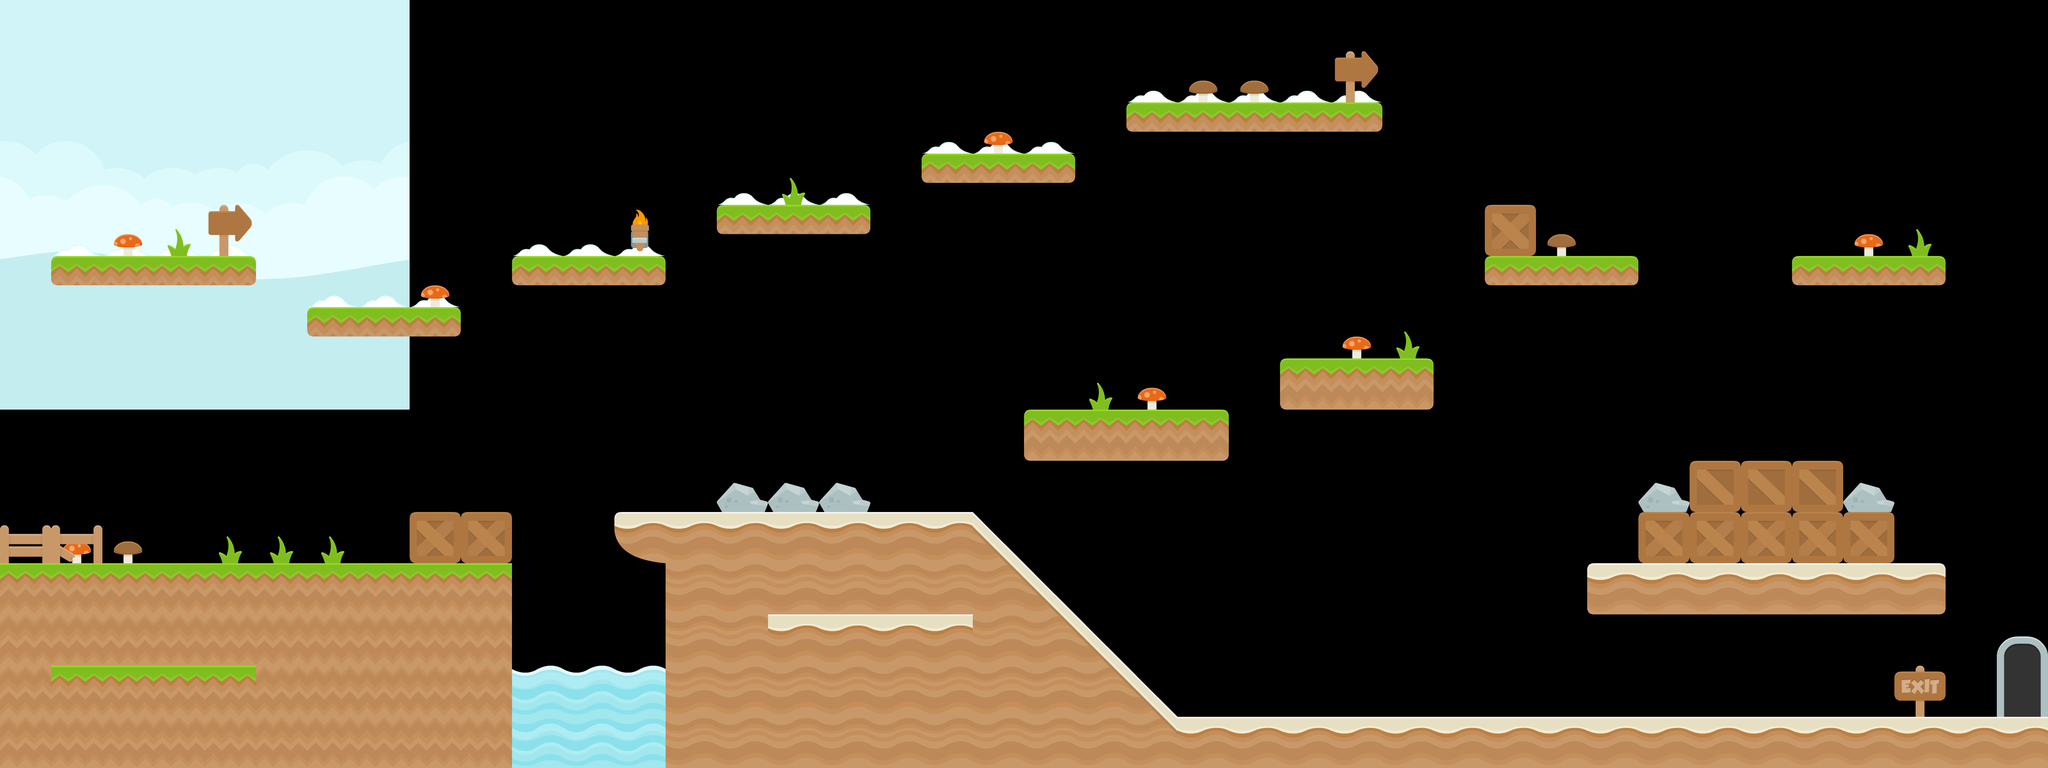

A 2D game scene composited from a Tiled map and its tileset images. What follows is a short description and the map's XML, with each tile layer's data collapsed to a summary:
An orthogonal 40x15 tile map with 128x128 px tiles, 2 tile layers (back, front), 2 tilesets, 1 image layer and 22 objects (mainPlayer).

<map version="1.0" tiledversion="1.0.3" orientation="orthogonal" renderorder="right-down" width="40" height="15" tilewidth="128" tileheight="128" nextobjectid="35">
 <tileset firstgid="1" source="ground.tsx" />
 <tileset firstgid="129" source="object.tsx" />
 <imagelayer name="background">
  <image source="../img/blue_land.png" width="1024" height="1024" />
  <properties>
   <property name="ratio" type="float" value="0.25" />
  </properties>
 </imagelayer>
 <layer name="back" width="40" height="15">
  <data>[600 cells, 239 non-empty, 30 distinct tile ids]</data>
 </layer>
 <objectgroup name="entity">
  <object id="34" name="mainPlayer" x="256" y="256" width="128" height="200">
   <properties>
    <property name="framewidth" value="128" />
    <property name="image" value="bob" />
   </properties>
  </object>
 </objectgroup>
 <layer name="front" width="40" height="15">
  <data>[600 cells, 80 non-empty, 15 distinct tile ids]</data>
 </layer>
 <objectgroup name="collision">
  <object id="1" x="4" y="4">
   <polyline points="0,0 0,1904 5116,1916 5112,-4 16,0" />
  </object>
  <object id="2" x="1280" y="648" width="384" height="56" />
  <object id="6" x="132" y="644" width="508" height="60" />
  <object id="7" x="776" y="776" width="368" height="60" />
  <object id="8" x="1800" y="516" width="372" height="64" />
  <object id="10" x="2312" y="380" width="368" height="76" />
  <object id="12" x="2816" y="260" width="636" height="68" />
  <object id="13" x="3204" y="904" width="376" height="120" />
  <object id="14" x="2568" y="1032" width="500" height="120" />
  <object id="15" x="3716" y="644" width="384" height="68" />
  <object id="16" x="3716" y="516" width="120" height="124" />
  <object id="17" x="4484" y="644" width="380" height="68" />
  <object id="19" x="4228" y="1148" width="376" height="128" />
  <object id="21" x="3980" y="1404" width="880" height="132" />
  <object id="22" x="12" y="1412" width="1272" height="496" />
  <object id="24" x="1020" y="1288" width="256" height="120" />
  <object id="25" x="1540" y="1280" width="116" height="124" />
  <object id="26" x="1672" y="1280" width="752" height="640" />
  <object id="27" x="2436" y="1792" width="2676" height="128" />
  <object id="28" x="2432" y="1284">
   <polygon points="0,0 512,504 0,508" />
  </object>
  <object id="32" x="4100" y="1280" width="636" height="124" />
 </objectgroup>
</map>
